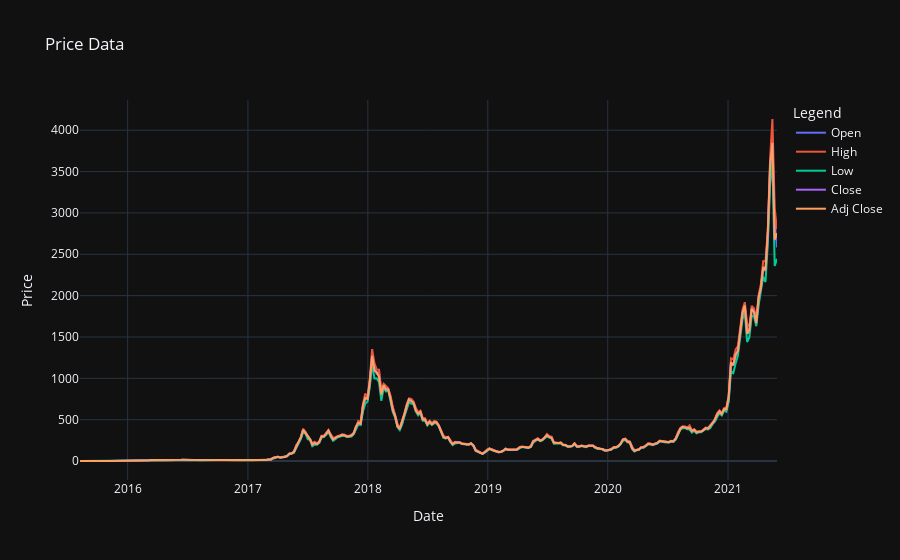
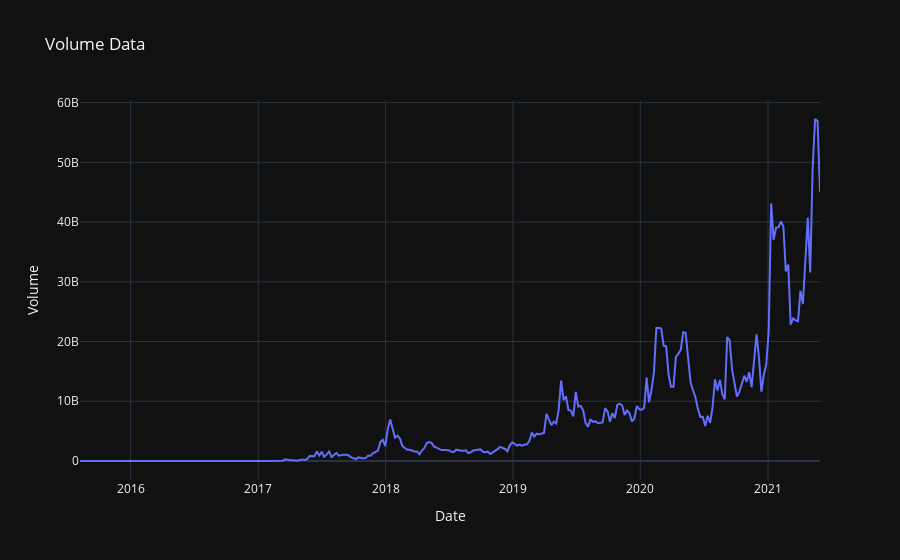

The notebook cell these images were saved under, in order:
### Code cell
# Plot the time series
fig = go.Figure()
col = ['Open', 'High', 'Low', 'Close', 'Adj Close']

# Add traces
for c in col:
    fig.add_trace(go.Scatter(x=weekly_df.index, y=weekly_df[c], mode='lines', name=f'{c}'))
fig.update_layout(
title='Price Data',
xaxis_title='Date',
yaxis_title='Price',
legend_title='Legend')
fig.show()
display(px.line(data_frame=weekly_df, x=weekly_df.index, y=weekly_df['Volume'], title='Volume Data'))

### Figure 1 — Plotly figure (JSON) as saved in the notebook; plotly's stock layout.template omitted (floating-point values rounded to 4 significant figures; data arrays with more than 128 entries replaced by an {"elided": "..."} marker saying what was removed)
{"data": [{"mode": "lines", "name": "Open", "type": "scatter", "x": {"elided": "304 str values"}, "y": {"elided": "304 float values"}}, {"mode": "lines", "name": "High", "type": "scatter", "x": {"elided": "304 str values"}, "y": {"elided": "304 float values"}}, {"mode": "lines", "name": "Low", "type": "scatter", "x": {"elided": "304 str values"}, "y": {"elided": "304 float values"}}, {"mode": "lines", "name": "Close", "type": "scatter", "x": {"elided": "304 str values"}, "y": {"elided": "304 float values"}}, {"mode": "lines", "name": "Adj Close", "type": "scatter", "x": {"elided": "304 str values"}, "y": {"elided": "304 float values"}}], "layout": {"legend": {"title": {"text": "Legend"}}, "title": {"text": "Price Data"}, "xaxis": {"title": {"text": "Date"}}, "yaxis": {"title": {"text": "Price"}}}}

### Figure 2 — Plotly figure (JSON) as saved in the notebook; plotly's stock layout.template omitted (floating-point values rounded to 4 significant figures; data arrays with more than 128 entries replaced by an {"elided": "..."} marker saying what was removed)
{"data": [{"hovertemplate": "Date=%{x}<br>Volume=%{y}<extra></extra>", "legendgroup": "", "line": {"color": "#636efa", "dash": "solid"}, "mode": "lines", "name": "", "orientation": "v", "showlegend": false, "type": "scatter", "x": {"elided": "304 str values"}, "xaxis": "x", "y": {"elided": "304 float values"}, "yaxis": "y"}], "layout": {"legend": {"tracegroupgap": 0}, "title": {"text": "Volume Data"}, "xaxis": {"anchor": "y", "domain": [0, 1], "title": {"text": "Date"}}, "yaxis": {"anchor": "x", "domain": [0, 1], "title": {"text": "Volume"}}}}
